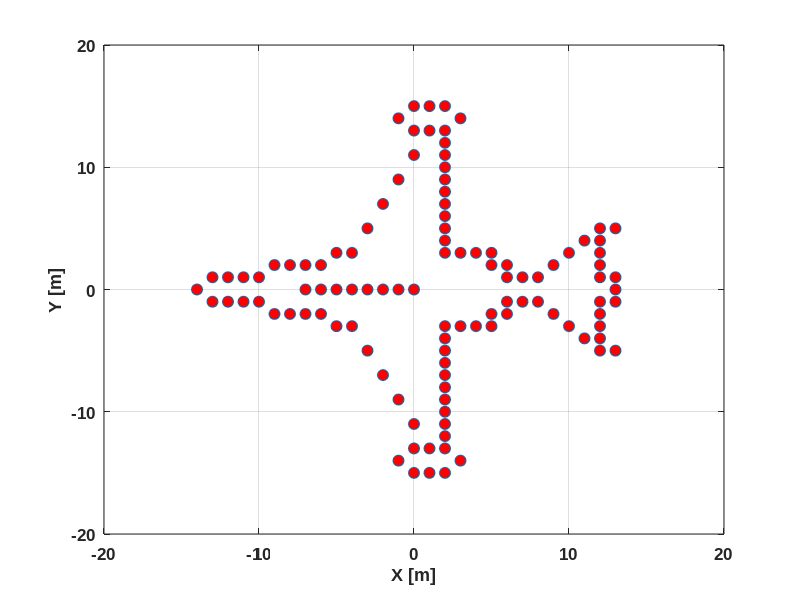

Recreate this plot in MATLAB. (Note: this script raises an error after producing the figure.)
%------------------------------------------------------------
% This code can be used to generate Figures 8.16 thru 8.22
%------------------------------------------------------------
% This file requires the following files to be present in the same
% directory:
%
% Fighter3.mat 

clear all
close all
clc
%---Radar parameters-----------------------------------------
pulses = 128;           % # no of pulses          
burst = 512;            % # no of bursts 
c = 3.0e8;              % speed of EM wave [m/s]
f0 = 3e9;               % Starting frequency of SFR radar system [Hz]
bw = 384e6;             % Frequency bandwidth [Hz]
T1 = (pulses-1)/bw;     % Pulse duration [s]
PRF = 20e3;             % Pulse repetition frequency [Hz]
T2 = 1/PRF;             % Pulse repetition interval [s]
theta0 = 0;             % Initial angle of target's wrt target [degree]
W = 0.15;               % Angular velocity [rad/s] 
Vr = 35.0;              % radial translational  velocity of EM wave [m/s]
ar = -1.9;              % radial accelation of EM wave [m/s^2]
R0 = 1.3e3;             % target's initial distance from radar [m]
dr = c/(2*bw);          % range resolution [m]  
theta0 = -30;           % Look angle of the target
 
%---Figure 8.16 ---------------------------------------------
%load the coordinates of the scattering centers on the fighter
load Fighter3 
h = plot(-Xc,Yc,'o', 'MarkerSize',8,'MarkerFaceColor',[1 0 0]);
grid on;
set(gca,'FontName', 'Arial', 'FontSize',12,'FontWeight', 'Bold'); 
axis([-20 20 -20 20])
xlabel('X [m]'); ylabel('Y [m]');
 
%Scattering centers in cylindirical coordinates
[theta,r] = cart2pol(Xc,Yc);
theta = theta+theta0*0.017455329; %add initial angle
 
i = 1:pulses*burst;
T = T1/2+2*R0/c+(i-1)*T2;%calculate time vector
Rvr = Vr*T+(0.5*ar)*(T.^2);%Range Displacement due to radial vel. & acc. 
Tetw = W*T;% Rotational Displacement due to angular vel. 
 
i = 1:pulses;
df = (i-1)*1/T1; % Frequency incrementation between pulses
k = (4*pi*(f0+df))/c; 
k_fac = ones(burst,1)*k; 
 
%Calculate backscattered E-field  
        Es(burst,pulses) = 0.0;
        for scat = 1:1:length(Xc);     
            arg = (Tetw - theta(scat) );
            rngterm = R0 + Rvr - r(scat)*sin(arg);
            range = reshape(rngterm,pulses,burst);
            range = range.';
            phase = k_fac.* range;
            Ess = exp(-j*phase);
            Es = Es+Ess;
        end
        Es = Es.';
        
%---Figure 8.17 ---------------------------------------------
%Form ISAR Image (no compansation)
X = -dr*((pulses)/2-1):dr:dr*pulses/2;Y=X/2;
ISAR = abs((fft2((Es))));
h = figure;
matplot2(X,1:pulses,ISAR,20);
colormap(1-gray); 
colorbar;
set(gca,'FontName', 'Arial', 'FontSize',12,'FontWeight', 'Bold'); 
xlabel('Range [m]'); ylabel('Doppler index');
 
%---Figure 8.18 ---------------------------------------------
% JTF Representation of range cell  
EsMp = reshape(Es,1,pulses*burst);
S = spectrogram(EsMp,128,64,128);
[a,b] = size(S);
h = figure;
matplot2((1:a),(1:b),abs(S),50);
set(gca,'FontName', 'Arial', 'FontSize',12,'FontWeight', 'Bold'); 
colormap(1-gray);
xlabel('time pulses');
ylabel('frequency index');
title('Spectrogram');
 
%Prepare time and frequency vectors
f = (f0+df);% frequency vector
T = reshape(T,pulses,burst); %prepare time matrix
F = f.'*ones(1,burst); %prepare frequency matrix
 
% Searching the motion parameters via Matching Pursuit 
syc = 1;
RR = 1e3:1e2:2e3;
V = 10:40;
A = -2.5:.1:1;
m = 0; 
clear EI
 
for Vest = V;
    m = m+1;
    n = 0;
    for iv = A;
        n = n+1; 
        p = 0;
        for Rest = RR;
        p = p+1;
        VI(syc,1:2) = [Vest,iv];
        S = exp((j*4*pi*F/c).*(Rest+Vest*T+(0.5*iv)*(T.^2)));
        Scheck = Es.*S;
        SumU = sum(sum(Scheck));
        EI(m,n,p) = abs(SumU);
        end    
end
end
 
[dummy,pp] = max(max(max((EI)))); %Find index for estimated velocity
[dummy,nn] = max(max((EI(:,:,pp)))); %Find index for estimated velocity
[dummy,mm] = max(EI(:,nn,pp)); %Find index for estimated acceleration

%---Figure 8.19 ---------------------------------------------
figure;
h = surfc(A,V,EI(:,:,pp));
colormap(gray)
set(gca,'FontName', 'Arial', 'FontSize',12,'FontWeight', 'Bold'); 
ylabel('Translational velocity [m/s]'); 
xlabel('Translational acceleration [m/s^2]');
zlabel ('maximum argument')
%saveas(h,'Figure9-16.png','png');
 
% Form the mathing phase for compensation
Sconj = exp((j*4*pi*F/c).*(V(mm)*T+(0.5*A(nn)*(T.^2))));
% Compansate
S_Duz = Es.*Sconj;
 
%---Figure 8.20 ---------------------------------------------
% ISAR after compensation 
h = figure;
matplot(X,burst,abs(fftshift(fft2(S_Duz))),30);
colormap(1-gray);
colorbar;%grid;
set(gca,'FontName', 'Arial', 'FontSize',12,'FontWeight', 'Bold'); 
xlabel('Range [m]'); ylabel('Doppler index');

%---Figure 8.21 ---------------------------------------------
% Check the compensation using via JTF Representation of range cells 
Sconjres = reshape(S_Duz,1,pulses*burst);
S = spectrogram(Sconjres,128,64,120);
[a,b] = size(S);
h =figure; 
matplot2((1:a),(1:b),abs(S),50);
colormap(1-gray);
set(gca,'FontName', 'Arial', 'FontSize',12,'FontWeight', 'Bold'); 
xlabel('time pulses'); ylabel('frequency index');
title('Spectrogram');
 
%---This part for Rotational motion compensation------------------
Ese = S_Duz;
win = hamming(pulses)* hamming(burst).';% Prepare Window
Esew = Ese.*win;                        % Apply window to the E-field
Es_IFFT = (ifft(Esew)).';               % Range profiles 
 
i = 1:pulses*burst;
T = T1/2+2*R0/c+(i-1)*T2;
 
%** Apply Gaussian Blur Filter via Gabor Function
N = 1;                        % Sampling #
tst = T2*pulses;              % dwell time
t = T(1:pulses:pulses*burst); % time vector for bursts
 
fp = 160;                   
Alpha_p = 0.04;              % Blurring coefficient
t_istenen = 100;             % tp=1 sec, T=2.1845 sec
tp = ((t_istenen-1)*tst)/2;  % Center of Gaussian window
 
% % Gabor function and Gaussian Blur function
    parca1 = 1/sqrt(2*pi*(Alpha_p)^2);  % normalized term
    parca2 = exp(-((t-tp).^2)/(2*Alpha_p)); % Gaussian window term
for i=1:pulses      
    parca3 = exp((-j*2*pi*fp*(t-tp))/N);  % Harmonic function
    GaborWavelet(i,1:burst) = parca1*parca2.*parca3;% Gabor Wavelet func.
    fp=fp+1/(pulses*tst);              
end;
 
% %** Wavelet Transform
St_Img = fftshift(GaborWavelet*Es_IFFT); % shift image to the center    
 
h = figure;
matplot2(X,pulses,(St_Img.'),30);
colorbar;
set(gca,'FontName', 'Arial', 'FontSize',12,'FontWeight', 'Bold'); 
colormap(1-gray);
grid;
xlabel('Range [m]'); 
ylabel('Doppler index');
 
%---Figure 8.22 ---------------------------------------------
EMp = reshape(St_Img,1,128*128);
S = spectrogram(EMp,256,120);
h = figure;
matplot2((1:pulses),(1:pulses),abs(S.'),60);
colormap(1-gray);
set(gca,'FontName', 'Arial', 'FontSize',12,'FontWeight', 'Bold'); 
xlabel('time pulses'); ylabel('frequency index');
title('Spectrogram');
